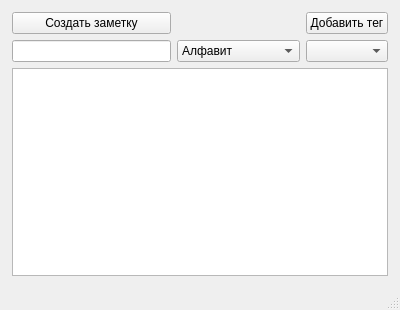
<?xml version="1.0" encoding="UTF-8"?>
<ui version="4.0">
 <class>Notes</class>
 <widget class="QMainWindow" name="Notes">
  <property name="geometry">
   <rect>
    <x>0</x>
    <y>0</y>
    <width>400</width>
    <height>310</height>
   </rect>
  </property>
  <property name="minimumSize">
   <size>
    <width>400</width>
    <height>310</height>
   </size>
  </property>
  <property name="mouseTracking">
   <bool>false</bool>
  </property>
  <property name="windowTitle">
   <string>Заметки</string>
  </property>
  <widget class="QWidget" name="centralwidget">
   <layout class="QGridLayout" name="gridLayout">
    <property name="leftMargin">
     <number>12</number>
    </property>
    <property name="topMargin">
     <number>12</number>
    </property>
    <property name="rightMargin">
     <number>12</number>
    </property>
    <property name="bottomMargin">
     <number>12</number>
    </property>
    <property name="spacing">
     <number>6</number>
    </property>
    <item row="2" column="0" colspan="2">
     <widget class="QLineEdit" name="searchLine">
      <property name="toolTip">
       <string>Поиск по имени</string>
      </property>
     </widget>
    </item>
    <item row="2" column="3">
     <widget class="QComboBox" name="comboBox"/>
    </item>
    <item row="3" column="0" rowspan="2" colspan="4">
     <widget class="QListWidget" name="noteList">
      <property name="minimumSize">
       <size>
        <width>0</width>
        <height>0</height>
       </size>
      </property>
     </widget>
    </item>
    <item row="0" column="0" colspan="2">
     <widget class="QPushButton" name="createNote">
      <property name="text">
       <string>Создать заметку</string>
      </property>
     </widget>
    </item>
    <item row="0" column="3">
     <widget class="QPushButton" name="tagAdd">
      <property name="text">
       <string>Добавить тег</string>
      </property>
     </widget>
    </item>
    <item row="2" column="2">
     <widget class="QComboBox" name="sortBy">
      <item>
       <property name="text">
        <string>Алфавит</string>
       </property>
      </item>
      <item>
       <property name="text">
        <string>Дата изменения</string>
       </property>
      </item>
     </widget>
    </item>
   </layout>
  </widget>
  <widget class="QStatusBar" name="statusbar"/>
 </widget>
 <resources/>
 <connections/>
</ui>
